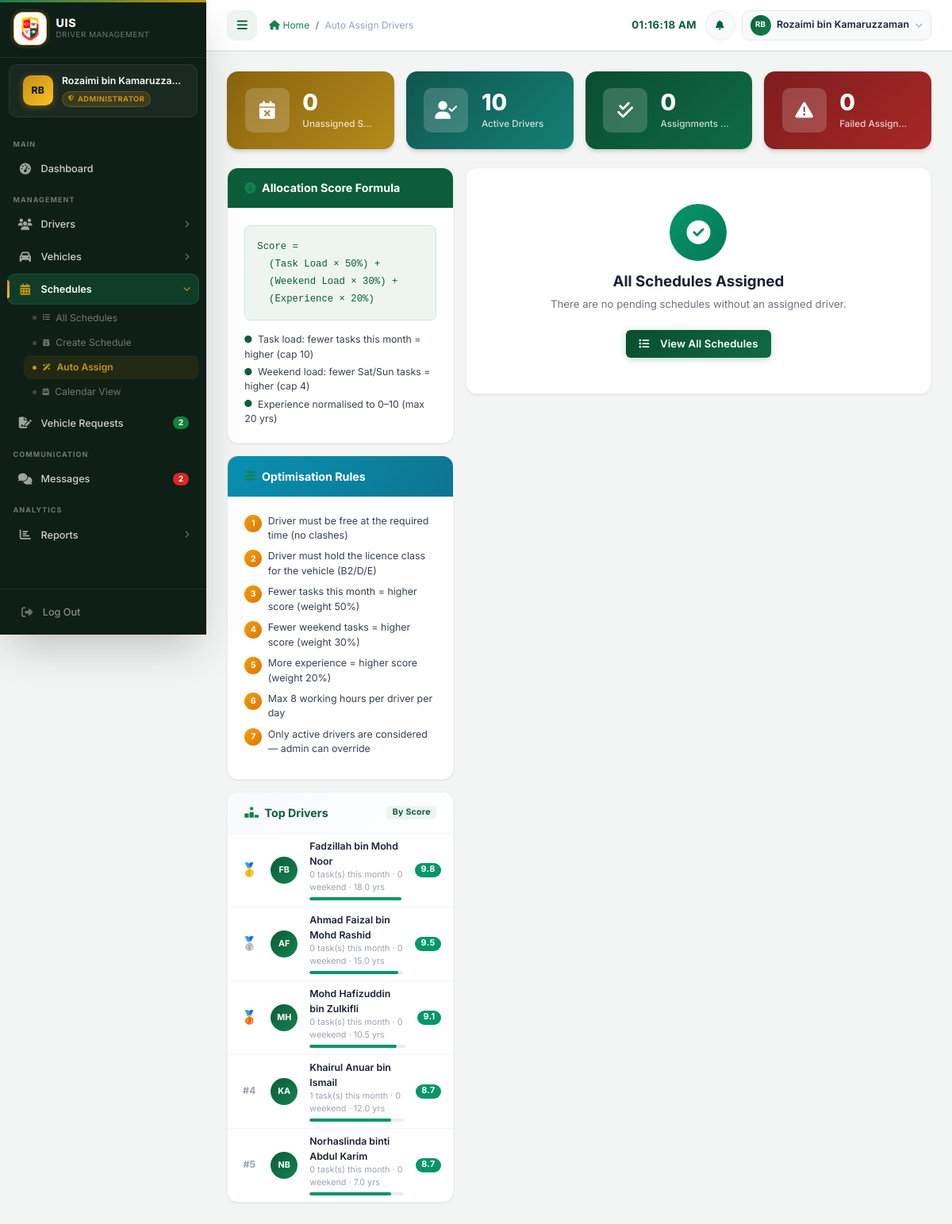
Page /admin/auto_assign.php (signed in) on the committed database.
### tables this page shows
CREATE TABLE drivers (
    driver_id           INT             NOT NULL AUTO_INCREMENT,
    employee_id         VARCHAR(20)     NOT NULL,
    name                VARCHAR(100)    NOT NULL,
    phone               VARCHAR(20)     NULL DEFAULT NULL,
    email               VARCHAR(100)    NULL DEFAULT NULL,
    address             TEXT            NULL DEFAULT NULL,
    experience_years    DECIMAL(4,1)    NOT NULL DEFAULT 0,
    performance_score   DECIMAL(5,2)    NOT NULL DEFAULT 5.00  COMMENT '0-10 scale',
    certification_score DECIMAL(5,2)    NOT NULL DEFAULT 5.00  COMMENT '0-10 scale',
    license_number      VARCHAR(50)     NULL DEFAULT NULL,
    license_class       VARCHAR(10)     NULL DEFAULT NULL COMMENT 'comma list: B2,D,E',
    license_expiry      DATE            NULL DEFAULT NULL,
    status              ENUM('active','inactive','on_leave') NOT NULL DEFAULT 'active',
    driver_type         ENUM('top_management','regular') NOT NULL DEFAULT 'regular',
    created_at          TIMESTAMP       NOT NULL DEFAULT CURRENT_TIMESTAMP,
    updated_at          TIMESTAMP       NOT NULL DEFAULT CURRENT_TIMESTAMP ON UPDATE CURRENT_TIMESTAMP,
    PRIMARY KEY (driver_id),
    UNIQUE KEY uq_drivers_employee_id (employee_id)
);

### config/database.php (called while the page is built, shortened)
<?php
function calculateAllocationScore(
    int $tasks_this_month,
    int $weekend_tasks,
    float $experience
): float {
    $task_factor    = 1.0 - min($tasks_this_month / 10.0, 1.0);
    $weekend_factor = 1.0 - min($weekend_tasks / 4.0, 1.0);
    $exp_factor     = min($experience / 20.0, 1.0);
    $score = ($task_factor    * 0.50)
           + ($weekend_factor * 0.30)
           + ($exp_factor     * 0.20);
    return round($score * 10, 2);
}
function getMonthlyTaskCounts(mysqli $conn, ?string $month = null): array
{
    $month = $month ?? date('Y-m');
    $stmt = $conn->prepare(
        "SELECT driver_id,
                COUNT(*) AS tasks,
                COALESCE(SUM(DAYOFWEEK(trip_date) IN (1, 7)), 0) AS weekend
         FROM schedules
         WHERE driver_id IS NOT NULL
           AND status <> 'cancelled'
           AND DATE_FORMAT(trip_date, '%Y-%m') = ?
         GROUP BY driver_id"
    );
    $stmt->bind_param('s', $month);
    $stmt->execute();
    $result = $stmt->get_result();
    $counts = [];
    while ($row = $result->fetch_assoc()) {
        $counts[(int)$row['driver_id']] = [
            'tasks'   => (int)$row['tasks'],
            'weekend' => (int)$row['weekend'],
        ];
    }
    return $counts;
}

### admin/auto_assign.php (the view, shortened to what this page needs)
<?php
require_once '../config/database.php';
$assignments   = [];
$errors        = [];
$unassigned_count = (int)$conn->query(
    "SELECT COUNT(*) AS cnt FROM schedules WHERE driver_id IS NULL AND status='pending'"
)->fetch_assoc()['cnt'];
$active_drivers_count = (int)$conn->query(
    "SELECT COUNT(*) AS cnt FROM drivers WHERE status='active'"
)->fetch_assoc()['cnt'];
$assignments_made  = count(array_filter($assignments, fn($a) => $a['status'] === 'assigned'));
$failed_count      = count($errors);
$drivers_result = $conn->query(
    "SELECT *, (SELECT COUNT(*) FROM schedules
                WHERE driver_id = d.driver_id
                  AND status NOT IN ('cancelled')
                  AND trip_date = CURDATE()) AS today_trips
     FROM drivers d WHERE status = 'active' ORDER BY name"
);
$current_counts = getMonthlyTaskCounts($conn);
$all_drivers = [];
while ($row = $drivers_result->fetch_assoc()) {
    $mc = $current_counts[(int)$row['driver_id']] ?? ['tasks' => 0, 'weekend' => 0];
    $row['month_tasks']    = $mc['tasks'];
    $row['month_weekend']  = $mc['weekend'];
    $row['priority_score'] = calculateAllocationScore(
        $mc['tasks'], $mc['weekend'], (float)$row['experience_years']
    );
    $all_drivers[] = $row;
}
usort($all_drivers, fn($a, $b) => $b['priority_score'] <=> $a['priority_score']);
require_once '../includes/header.php';
require_once '../includes/sidebar.php';
?>
<main class="main-content">
    <div class="row g-3 mb-4">
        <div class="col-6 col-xl-3">
            <div class="stat-card stat-amber">
                <div class="stat-card-icon"><i class="fas fa-calendar-xmark" style="font-size:1.5rem;"></i></div>
                <div class="stat-card-body">
                    <div class="stat-card-value"><?php echo $unassigned_count; ?></div>
                    <div class="stat-card-label">Unassigned Schedules</div>
                </div>
            </div>
        </div>
        <div class="col-6 col-xl-3">
            <div class="stat-card stat-green">
                <div class="stat-card-icon"><i class="fas fa-user-check" style="font-size:1.5rem;"></i></div>
                <div class="stat-card-body">
                    <div class="stat-card-value"><?php echo $active_drivers_count; ?></div>
                    <div class="stat-card-label">Active Drivers</div>
                </div>
            </div>
        </div>
        <div class="col-6 col-xl-3">
            <div class="stat-card stat-blue">
                <div class="stat-card-icon"><i class="fas fa-check-double" style="font-size:1.5rem;"></i></div>
                <div class="stat-card-body">
                    <div class="stat-card-value"><?php echo $assignments_made; ?></div>
                    <div class="stat-card-label">Assignments Made</div>
                </div>
            </div>
        </div>
        <div class="col-6 col-xl-3">
            <div class="stat-card stat-red">
                <div class="stat-card-icon"><i class="fas fa-triangle-exclamation" style="font-size:1.5rem;"></i></div>
                <div class="stat-card-body">
                    <div class="stat-card-value"><?php echo $failed_count; ?></div>
                    <div class="stat-card-label">Failed Assignments</div>
                </div>
            </div>
        </div>
    </div>
    <div class="row g-3">
        <div class="col-12 col-lg-4">
            <div class="content-card mb-3">
                <div class="content-card-header" style="background:linear-gradient(135deg,var(--uis-primary),#0b5d3b);">
                    <h5 class="content-card-title" style="color:#fff;">
                        <i class="fas fa-info-circle"></i> Allocation Score Formula
                    </h5>
                </div>
                <div class="content-card-body">
                    <div class="rounded-3 p-3 mb-3" style="background:#eef5f1;border:1px solid #cde7da;font-family:monospace;font-size:0.82rem;color:#0b5d3b;line-height:1.8;">
                        Score =<br>
                        &nbsp;&nbsp;(Task Load &times; 50%) +<br>
                        &nbsp;&nbsp;(Weekend Load &times; 30%) +<br>
                        &nbsp;&nbsp;(Experience &times; 20%)
                    </div>
                    <ul class="list-unstyled mb-0" style="font-size:0.82rem;color:#374151;">
                        <li class="mb-1"><i class="fas fa-circle fa-xs me-2" style="color:var(--uis-primary);"></i>Task load: fewer tasks this month = higher (cap 10)</li>
                        <li class="mb-1"><i class="fas fa-circle fa-xs me-2" style="color:var(--uis-primary);"></i>Weekend load: fewer Sat/Sun tasks = higher (cap 4)</li>
                        <li><i class="fas fa-circle fa-xs me-2" style="color:var(--uis-primary);"></i>Experience normalised to 0–10 (max 20 yrs)</li>
                    </ul>
                </div>
            </div>
            <div class="content-card mb-3">
                <div class="content-card-header" style="background:linear-gradient(135deg,#0891b2,#0e7490);">
                    <h5 class="content-card-title" style="color:#fff;">
                        <i class="fas fa-sliders"></i> Optimisation Rules
                    </h5>
                </div>
                <div class="content-card-body">
                    <ul class="list-unstyled mb-0" style="font-size:0.83rem;color:#374151;">
                        <?php
                        $rules = [
                            'Driver must be free at the required time (no clashes)',
                            'Driver must hold the licence class for the vehicle (B2/D/E)',
                            'Fewer tasks this month = higher score (weight 50%)',
                            'Fewer weekend tasks = higher score (weight 30%)',
                            'More experience = higher score (weight 20%)',
                            'Max 8 working hours per driver per day',
                            'Only active drivers are considered — admin can override',
                        ];
                        foreach ($rules as $i => $rule):
                        ?>
                        <li class="d-flex align-items-start gap-2 mb-2">
                            <span class="d-flex align-items-center justify-content-center flex-shrink-0 rounded-circle fw-bold"
                                  style="width:22px;height:22px;background:linear-gradient(135deg,#f59e0b,#d97706);color:#fff;font-size:0.7rem;margin-top:1px;">
                                <?php echo $i + 1; ?>
                            </span>
                            <?php echo htmlspecialchars($rule); ?>
                        </li>
                        <?php endforeach; ?>
                    </ul>
                </div>
            </div>
            <div class="content-card">
                <div class="content-card-header">
                    <h5 class="content-card-title">
                        <i class="fas fa-ranking-star"></i> Top Drivers
                    </h5>
                    <span class="badge" style="background:var(--uis-light);color:var(--uis-primary);font-size:0.7rem;">By Score</span>
                </div>
                <div class="content-card-body p-0">
                    <?php if (empty($all_drivers)): ?>
                    <div class="text-center py-4" style="color:#9ca3af;font-size:0.84rem;">
                        <i class="fas fa-user-slash fa-lg mb-2 d-block"></i>No active drivers
                    </div>
                    <?php else: ?>
                    <?php $medals = ['🥇','🥈','🥉']; ?>
                    <?php foreach (array_slice($all_drivers, 0, 5) as $i => $drv): ?>
                    <?php
                        $sc = (float)$drv['priority_score'];
                        $bar_pct = min(($sc / 10) * 100, 100);
                        $bar_color = $sc >= 7 ? '#059669' : ($sc >= 5 ? '#d97706' : '#dc2626');
                        $parts = array_filter(explode(' ', trim($drv['name'])));
                        $di = '';
                        foreach (array_slice($parts, 0, 2) as $p) { $di .= strtoupper($p[0]); }
                    ?>
                    <div class="d-flex align-items-center gap-3 px-3 py-2<?php echo $i < 4 ? ' border-bottom' : ''; ?>"
                         style="border-color:#f0f4f8!important;">
                        <div class="text-center flex-shrink-0" style="width:24px;font-size:<?php echo $i < 3 ? '1.1rem' : '0.82rem'; ?>;color:#9ca3af;font-weight:700;">
                            <?php echo $i < 3 ? $medals[$i] : '#' . ($i + 1); ?>
                        </div>
                        <div class="rounded-circle d-flex align-items-center justify-content-center flex-shrink-0"
                             style="width:34px;height:34px;background:linear-gradient(135deg,var(--uis-primary),var(--uis-secondary));color:#fff;font-size:0.72rem;font-weight:700;">
                            <?php echo htmlspecialchars($di ?: 'D'); ?>
                        </div>
                        <div class="flex-grow-1">
                            <div style="font-size:0.82rem;font-weight:600;color:#1a2035;">
                                <?php echo htmlspecialchars($drv['name']); ?>
                            </div>
                            <div style="font-size:0.72rem;color:#9ca3af;">
                                <?php echo (int)$drv['month_tasks']; ?> task(s) this month
                                · <?php echo (int)$drv['month_weekend']; ?> weekend
                                · <?php echo $drv['experience_years']; ?> yrs
                            </div>
                            <div class="progress mt-1" style="height:4px;border-radius:99px;background:#e8edf5;">
                                <div class="progress-bar" style="width:<?php echo number_format($bar_pct, 1); ?>%;background:<?php echo $bar_color; ?>;border-radius:99px;"></div>
                            </div>
                        </div>
                        <span class="badge rounded-pill flex-shrink-0"
                              style="background:<?php echo $bar_color; ?>;font-size:0.72rem;">
                            <?php echo number_format($sc, 1); ?>
                        </span>
                    </div>
                    <?php endforeach; ?>
                    <?php endif; ?>
                </div>
            </div>
        </div>
        <div class="col-12 col-lg-8">
            <?php if ($unassigned_count === 0 && empty($assignments)): ?>
            <div class="content-card">
                <div class="content-card-body text-center py-5">
                    <div class="rounded-circle d-inline-flex align-items-center justify-content-center mb-3"
                         style="width:72px;height:72px;background:linear-gradient(135deg,#059669,#047857);">
                        <i class="fas fa-circle-check fa-2x" style="color:#fff;"></i>
                    </div>
                    <h5 style="font-weight:700;color:#1a2035;" class="mb-2">All Schedules Assigned</h5>
                    <p style="color:#6b7280;font-size:0.88rem;" class="mb-4">
                        There are no pending schedules without an assigned driver.
                    </p>
                    <a href="<?php echo SITE_URL; ?>/admin/schedules.php"
                       class="btn btn-uis-primary">
                        <i class="fas fa-list me-2"></i>View All Schedules
                    </a>
                </div>
            </div>
            <?php endif; ?>
        </div>
    </div>
</main>
<?php require_once '../includes/footer.php'; ?>

### rows in the picture
drivers: i "🥇", di "FB", name "Fadzillah bin Mohd Noor", month_tasks "0", month_weekend "0", experience_years "18.0", $bar_pct 98.0 (drawn), sc "9.8"
drivers: i "🥈", di "AF", name "Ahmad Faizal bin Mohd Rashid", month_tasks "0", month_weekend "0", experience_years "15.0", $bar_pct 95.0 (drawn), sc "9.5"
drivers: i "🥉", di "MH", name "Mohd Hafizuddin bin Zulkifli", month_tasks "0", month_weekend "0", experience_years "10.5", $bar_pct 90.5 (drawn), sc "9.1"
drivers: di "KA", name "Khairul Anuar bin Ismail", month_tasks "1", month_weekend "0", experience_years "12.0", $bar_pct 87.0 (drawn), sc "8.7"
drivers: di "NB", name "Norhaslinda binti Abdul Karim", month_tasks "0", month_weekend "0", experience_years "7.0", $bar_pct 87.0 (drawn), sc "8.7"

### other values in the picture
$initials "RB"
$full_name "Rozaimi bin Kamaruzza…"
$role_label "ADMINISTRATOR"
$_approved_requests "2"
$_unread_msgs "2"
$page_title "Auto Assign Drivers"
$full_name "Rozaimi bin Kamaruzzaman"
$unassigned_count "0"
$active_drivers_count "10"
$assignments_made "0"
$failed_count "0"
$rule "Driver must be free at the required time (no clashes)"
$rule "Driver must hold the licence class for the vehicle (B2/D/E)"
$rule "Fewer tasks this month = higher score (weight 50%)"
$rule "Fewer weekend tasks = higher score (weight 30%)"
